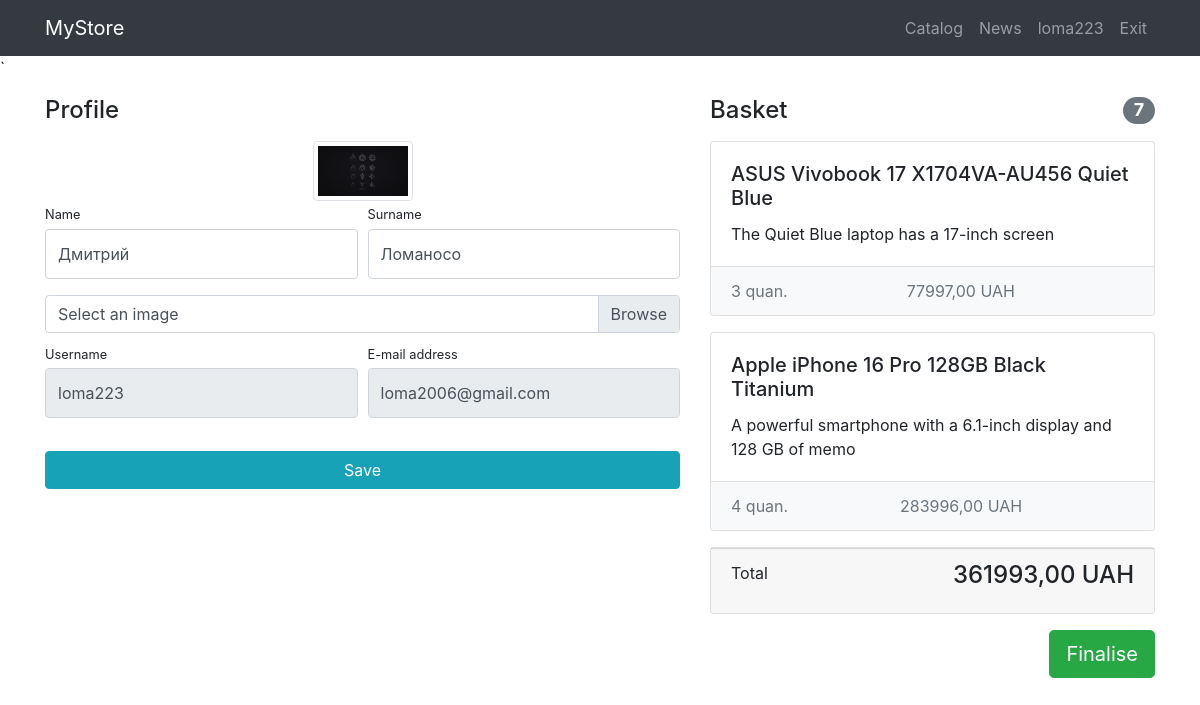
Page /users/profile/ (signed in) on the committed database.
### users/models.py (models this page shows)
class User(AbstractUser):
    image = models.ImageField(upload_to='users_images',blank=True)
    is_verified_email = models.BooleanField(default=False)

### products/models.py (models this page shows, shortened)
class Basket(models.Model):
    user= models.ForeignKey(User,on_delete=models.CASCADE)
    product= models.ForeignKey(Product,on_delete=models.CASCADE)
    quantity = models.PositiveIntegerField(default=0)
    created_timestap = models.DateTimeField(auto_now_add=True)
    def sum(self):
        res = self.quantity * self.product.price
        return res

class Product(models.Model):
    name = models.CharField(max_length=256)
    image = models.ImageField(upload_to='products_images',blank=True)
    description = models.TextField(blank= True)
    short_description = models.CharField(max_length=64,blank=True)
    price = models.DecimalField(max_digits=8,decimal_places=2,default=0)
    quantity= models.PositiveBigIntegerField(default=0)
    category = models.ForeignKey(ProductCategory,on_delete=models.CASCADE)

### users/views.py (the view)
# urls.py: path('profile/',profile,name= 'profile'),
def profile(request):
    user = request.user
    if request.method == 'POST':
        form = UserProfileForm(data = request.POST,instance=user,files = request.FILES)
        if form.is_valid():
            form.save()
            return HttpResponseRedirect(reverse('users:profile'))
    else:
        form = UserProfileForm(instance=user)
    baskets = Basket.objects.filter(user=user)
    total_quantity = sum(basket.quantity for basket in baskets)
    total_sum = sum(basket.sum() for basket in baskets)
    context = {'title':'ElectroHub - Profile',
                'form':form,
               'baskets':baskets,
               'total_quantity':total_quantity,
               'total_sum':total_sum}
    return render(request,'users/profile.html',context)

### users/forms.py
class UserProfileForm(UserChangeForm):
    username = forms.CharField(widget=forms.TextInput(attrs={'readonly':True}))
    email = forms.CharField(widget=forms.EmailInput(attrs={'readonly':True}))
    image = forms.ImageField(widget=forms.FileInput(),required=False)
    class Meta:
        model = User
        fields = ('username','email',"first_name", 'last_name','image')
    def __init__(self, *args, **kwargs):
        super(UserProfileForm, self).__init__(*args, **kwargs)
        for field_name, field in self.fields.items():
            field.widget.attrs['class'] = "form-control py-4"
        self.fields['image'].widget.attrs['class']='custom-file-input'

### users/templates/users/profile.html (shortened to what this page needs)
{%extends 'products/base.html'%}
{%load static%}
{%block css%}
    <link href="{%static 'css/profile.css'%}" rel="stylesheet">
{%endblock%}
{%block content%}
<div class="container">
    <div class="row">
        <div class="col-lg-7">
            <h4 class="mt-3 mb-3">Profile</h4>
            <div class="col-lg-12 text-center">
                <img width="100" height="100"
                     src="{%if user.image%} {{user.image.url}} {%else %} {% static 'vendor/img/users/default_ava.jpg'%} {%endif%}"
                     class="img-thumbnail">
            </div>
            <form action="{%url 'users:profile'  %} " method="post" enctype="multipart/form-data">
                <div class="form-row">
                    <div class="col-lg-6">
                        <div class="form-group">
                            <label class="small mb-1" for="{{form.first_name.id_for_label}}">Name</label>
                            {{form.first_name}}
                        </div>
                    </div>
                    <div class="col-lg-6">
                        <div class="form-group">
                            <label class="small mb-1" for="{{form.last_name.id_for_label}}">Surname</label>
                            {{form.last_name}}
                        </div>
                    </div>
                </div>
                <div class="form-row mb-2">
                    <div class="col-lg-12">
                        <div class="custom-file">
                            <label class="custom-file-label" for="{{form.image.id_for_label}}">Select an image
                            </label>
                        </div>
                    </div>
                </div>
                <div class="form-row">
                    <div class="col-lg-6">
                        <label class="small mb-1" for="{{form.username.id_for_label}}">Username</label>
                        {{form.username}}
                    </div>
                    <div class="col-lg-6">
                        <label class="small mb-1" for="{{form.email.id_for_label}}">E-mail address</label>
                        {{form.email}}
                    </div>
                </div>
                <div class="form-row">
                    <div class="col-lg-12" style="margin-top: 33px;">
                        <input class="btn btn-info btn-block" type="submit" value="Save">
                    </div>
                </div>
            </form>
        </div>
        {%include 'products/basket.html'%}
    </div>
</div>
{%endblock%}

### products/templates/products/base.html (shortened to what this page needs)
{% load static %}
<!DOCTYPE html>
<html lang="en">
<head>
    <link href="{% static 'vendor/bootstrap/css/bootstrap.min.css' %}" rel="stylesheet">
    {%block css%}
    {%endblock%}
</head>`
<body>
<nav class="navbar navbar-expand-lg navbar-dark bg-dark fixed-top">
    <div class="container">
        <a class="navbar-brand" href="{%url 'index'%}">MyStore</a>
        <div class="collapse navbar-collapse" id="navbarResponsive">
            <ul class="navbar-nav ml-auto">
                <li class="nav-item">
                    <a class="nav-link" href="{%url 'products:index'%}">Catalog  </a>
                </li>
                <li class="nav-item">
                    <a class="nav-link " href="{%url 'news:news_list'%}">News  </a>
                </li>
                {% if user.is_authenticated %}
                    <li class="nav-item">
                        <a class="nav-link" href="{% url 'users:profile' %}">{{ user.username }}
                        </a>
                    </li>
                    <li class="nav-item">
                        <a class="nav-link" href="{% url 'users:logout' %}">Exit </a>
                    </li>
                {% else %}
                    <li class="nav-item">
                        <a class="nav-link" href="{% url 'users:login' %}">Sign in <i class="fas fa-sign-in-alt"></i></a>
                    </li>
                {% endif %}
            </ul>
        </div>
    </div>
</nav>
{% block content%}
{%endblock%}
</body>
</html>

### products/templates/products/basket.html (shortened to what this page needs)
{%if baskets%}
    <div class="col-lg-5">
        <h4 class="mt-3 mb-3 d-flex justify-content-between align-items-center mb-3">
            Basket <span class="badge badge-secondary badge-pill">{{total_quantity}}</span>
        </h4>
        {%for basket in baskets%}
            <div class="card mb-3">
                <div class="card-body">
                    <h5 class="card-title">{{basket.product.name}}</h5>
                    <p class="card-text">{{basket.product.short_description}}</p>
                </div>
                <ul class="list-group list-group-flush">
                    <li class="list-group-item d-flex justify-content-between lh-condensed bg-light">
                        <span class="text-muted">{{basket.quantity}} quan.</span>
                        <span class="text-muted">{{basket.sum}} UAH</span>
                    </li>
                </ul>
            </div>
        {%endfor%}
        <div class="card mb-3">
            <div class="card-footer">
                <p class="float-left">Total </p>
                <h4 class="float-right">{{total_sum}} UAH</h4>
            </div>
        </div>
        <button type="button" class="btn btn-success btn-lg float-right">Finalise</button>
    </div>
{%else%}
<h4 class="mt-3 mb-3 text-center">
    Basket is empty
</h4>
{%endif%}

### static/css/profile.css (style rules this page uses)
body { padding-top: 56px; }

### rows in the picture
User: username "loma223", image (picture), first_name "Дмитрий", last_name "Ломаносо", email "loma2006@gmail.com"
Basket: product.name "ASUS Vivobook 17 X1704VA-AU456 Quiet Blue", product.short_description "The Quiet Blue laptop has a 17-inch screen", quantity "3", sum "77997,00"
Basket: product.name "Apple iPhone 16 Pro 128GB Black Titanium", product.short_description "A powerful smartphone with a 6.1-inch display and 128 GB of memo", quantity "4", sum "283996,00"

### other values in the picture
{{ total_quantity }} "7"
{{ total_sum }} "361993,00"
